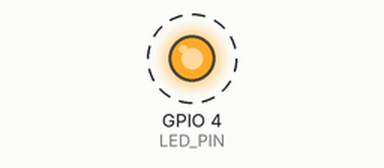
This sketch was run on a simulated ESP32-S3. On the bench: output pins drawn as LEDs (lit = HIGH). Dashed ring = blinking.

Above: at 0.2 s.
Timing chart, 0 to 3.0 s (numbered marks = the images above):
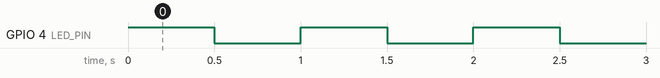

Measured:
- by itself, GPIO 4 (LED_PIN): alternates HIGH for 0.50 s and LOW for 0.50 s

The sketch:

01_DigitalWrite_Example.ino
```cpp
/***/
#include <Arduino.h>

#define LED_PIN 4
void setup() {
  // put your setup code here, to run once:
  pinMode(LED_PIN, OUTPUT);
}

void loop() {
  // put your main code here, to run repeatedly:
  digitalWrite(LED_PIN, HIGH);
  delay(500);

  digitalWrite(LED_PIN, LOW);
  delay(500);
}
```
